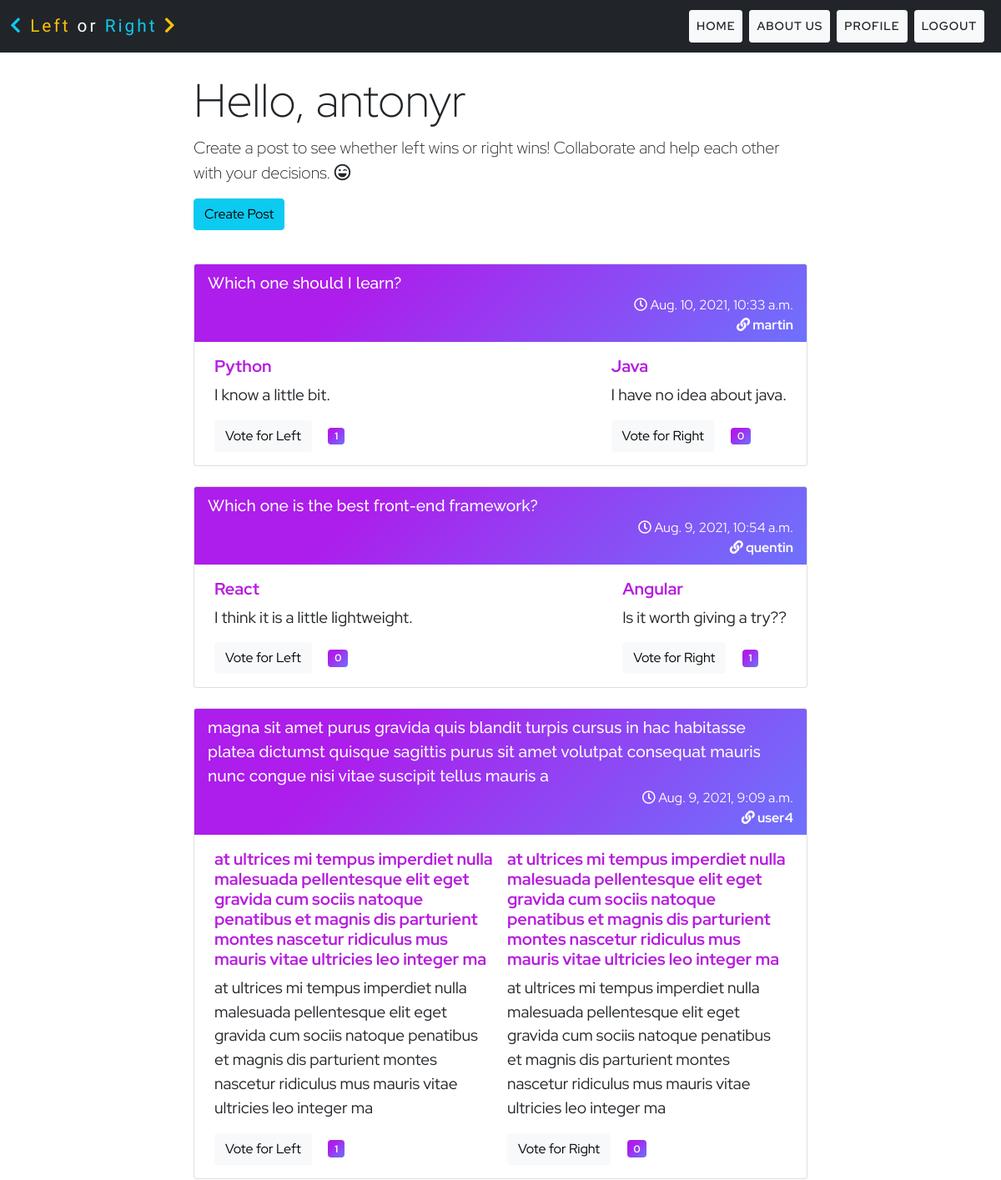
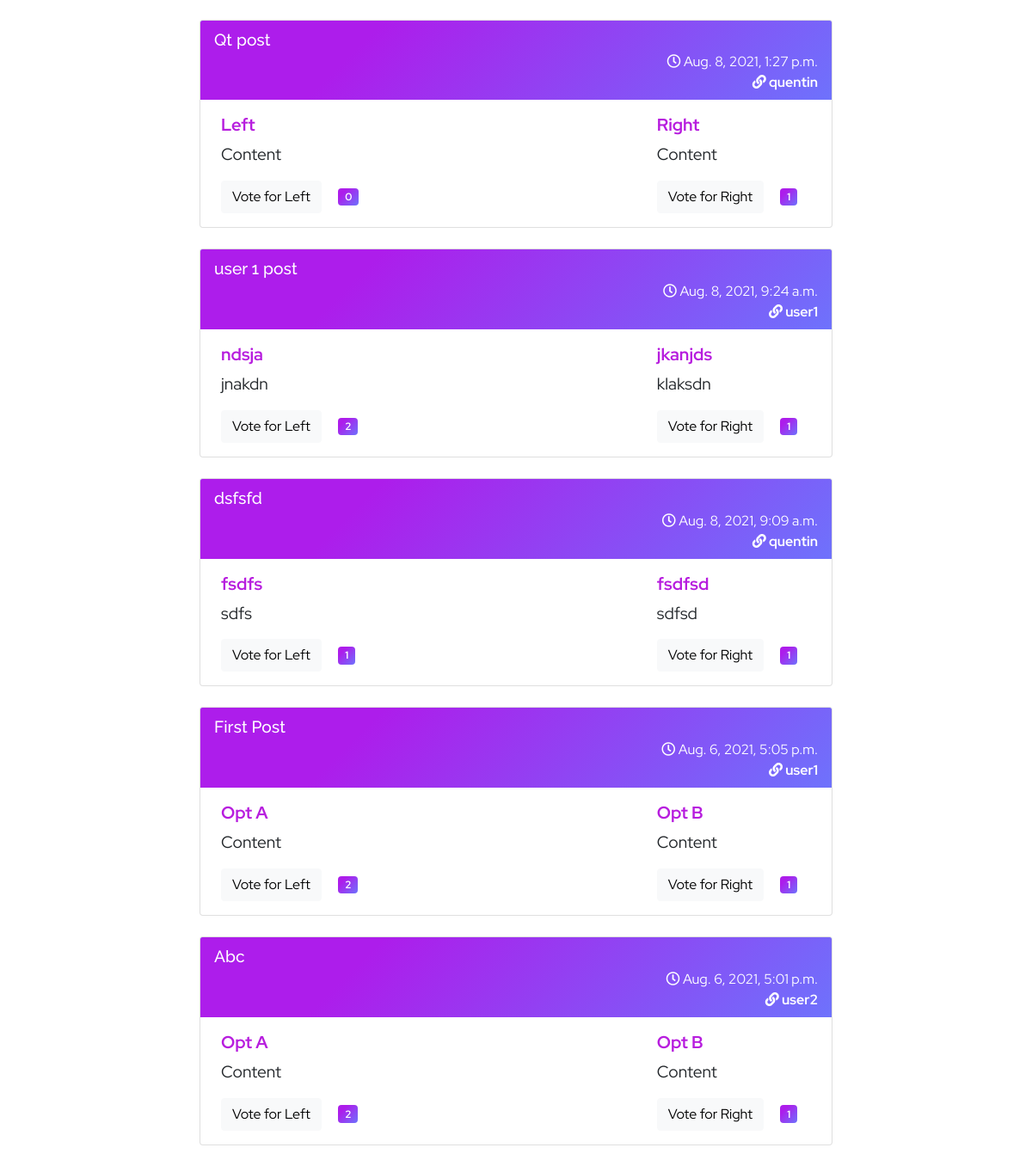
The app's page /home/ (signed in) with its own data (2 pictures, top to bottom).
### feed/models.py (models this page shows, shortened)
class Post(models.Model):
    title = models.CharField(max_length=250)
    datetime = models.DateTimeField(default=timezone.now)
    uname = models.ForeignKey(User, on_delete=models.CASCADE)
    left_title = models.CharField(max_length=200, default='')
    left_content = models.CharField(max_length=200, default='')
    left_vote = models.ManyToManyField(User, blank=True, related_name='left_vote')
    right_title = models.CharField(max_length=200, default='')
    right_content = models.CharField(max_length=200, default='')
    right_vote = models.ManyToManyField(User, blank=True, related_name='right_vote')

### feed/views.py (the view)
# urls.py: path('home/', PostListView.as_view(), name='home'),
class PostListView(LoginRequiredMixin, ListView):
    model = Post
    template_name = 'feed/home.html'
    ordering = ['-datetime']

### feed/templates/feed/home.html (shortened to what this page needs)
{% extends 'feed/base.html' %}
{% block content %}
<div class="container">
    <div class="row my-4 justify-content-center">
        <div class="col-md-8">
            <div class="jumbotron">
                <h1 class="display-4">Hello, {{user.username}}</h1>
                <p class="lead">Create a post to see whether left wins or right wins! Collaborate and help each other
                    with your decisions. <i class="far fa-laugh-wink"></i></p>
                <p class="lead">
                    <a class="btn btn-info btn-md" href="{% url 'create_post' %}" role="button">Create Post</a>
                </p>
            </div>
        </div>
    </div>
    {% for post in object_list %}
    <div class="row my-4">
        <div class="col-md-8 mx-auto">
            <div class="card">
                <div class="card-header bg-purple text-white border-white">
                    <div class="post-title">{{post.title}}</div>
                    <div class="text-end date"><i class="far fa-clock"></i> {{post.datetime}}
                        <div><a href="{% url 'public_profile' post.uname.id %}"><i class="fas fa-link"></i>
                                {{post.uname}}</a></div>
                    </div>
                </div>
                <div class="card-body d-flex justify-content-between">
                    <div class="mx-2">
                        <h5 class="card-title text-purple">{{post.left_title}}</h5>
                        <p class="card-text">{{post.left_content}}</p>
                        <form action="{% url 'left_vote_post' post.pk %}" method="POST" class="left-vote-form"
                            id="{{post.id}}">
                            {% if user in post.left_vote.all %}
                            <button class="btn btn-purple" id="left-vote-btn{{post.id}}" type="submit">Vote for Left</button>
                            <div id="left-vote-count{{post.id}}"
                                class="badge bg-purple mx-3">{{post.left_vote.count}}</div>
                            {% else %}
                            <button class="btn btn-light" id="left-vote-btn{{post.id}}" type="submit">Vote for Left</button>
                            <div id="left-vote-count{{post.id}}"
                                class="badge bg-purple mx-3">{{post.left_vote.count}}</div>
                            {% endif %}
                        </form>
                    </div>
                    <div class="mx-2">
                        <h5 class="card-title text-purple">{{post.right_title}}</h5>
                        <p class="card-text">{{post.right_content}}</p>
                        <form action="{% url 'right_vote_post' post.pk %}" class="right-vote-form" method="POST"
                            id="{{post.id}}">
                            {% if user in post.right_vote.all %}
                            <button class="btn btn-purple" id="right-vote-btn{{post.id}}" type="submit">Vote for Right</button>
                            <div id="right-vote-count{{post.id}}"
                                class="badge bg-purple mx-3">{{post.right_vote.count}}</div>
                            {% else %}
                            <button class="btn btn-light" id="right-vote-btn{{post.id}}" type="submit">Vote for Right</button>
                            <div id="right-vote-count{{post.id}}"
                                class="badge bg-purple mx-3">{{post.right_vote.count}}</div>
                            {% endif %}
                        </form>
                    </div>
                </div>
            </div>
        </div>
    </div>
    {% endfor %}
</div>
{% endblock %}

### feed/static/css/main.css (style rules this page uses)
.jumbotron { font-family: 'Red Hat Display', sans-serif; }
.card { font-family: 'Red Hat Display', sans-serif; }
.post-title { font-size: 1.2em; font-family: 'Raleway', sans-serif; font-weight: 500; }
.date { color: white; }
.date a { text-decoration: none; font-weight: bold; color: #fff; }
.bg-purple { background-color: #6e72fc; background-image: linear-gradient(315deg, #6e72fc 0%, #ad1deb 74%); }
.text-purple { color: #B71DDE; }
.card-title { font-weight: bold; }
p { font-size: 1.2em; }

### records on screen
Post: title "Which one should I learn?", datetime "Aug. 10, 2021, 10:33 a.m.", uname "martin", left_title "Python", left_content "I know a little bit.", left_vote.count "1", right_title "Java", right_content "I have no idea about java.", right_vote.count "0"
Post: title "Which one is the best front-end framework?", datetime "Aug. 9, 2021, 10:54 a.m.", uname "quentin", left_title "React", left_content "I think it is a little lightweight.", left_vote.count "0", right_title "Angular", right_content "Is it worth giving a try??", right_vote.count "1"
Post: title "magna sit amet purus gravida quis blandit turpis cursus in hac habitasse platea dictumst quisque sagittis purus sit amet volutpat consequat mauris nunc congue nisi vitae suscipit tellus mauris a", datetime "Aug. 9, 2021, 9:09 a.m.", uname "user4", left_title "at ultrices mi tempus imperdiet nulla malesuada pellentesque elit eget gravida cum sociis natoque penatibus et magnis dis parturient montes nascetur ridiculus mus mauris vitae ultricies leo integer ma", left_content "at ultrices mi tempus imperdiet nulla malesuada pellentesque elit eget gravida cum sociis natoque penatibus et magnis dis parturient montes nascetur ridiculus mus mauris vitae ultricies leo integer ma", left_vote.count "1", right_title "at ultrices mi tempus imperdiet nulla malesuada pellentesque elit eget gravida cum sociis natoque penatibus et magnis dis parturient montes nascetur ridiculus mus mauris vitae ultricies leo integer ma", right_content "at ultrices mi tempus imperdiet nulla malesuada pellentesque elit eget gravida cum sociis natoque penatibus et magnis dis parturient montes nascetur ridiculus mus mauris vitae ultricies leo integer ma", right_vote.count "0"
Post: title "Qt post", datetime "Aug. 8, 2021, 1:27 p.m.", uname "quentin", left_title "Left", left_content "Content", left_vote.count "0", right_title "Right", right_content "Content", right_vote.count "1"
Post: title "user 1 post", datetime "Aug. 8, 2021, 9:24 a.m.", uname "user1", left_title "ndsja", left_content "jnakdn", left_vote.count "2", right_title "jkanjds", right_content "klaksdn", right_vote.count "1"
Post: title "dsfsfd", datetime "Aug. 8, 2021, 9:09 a.m.", uname "quentin", left_title "fsdfs", left_content "sdfs", left_vote.count "1", right_title "fsdfsd", right_content "sdfsd", right_vote.count "1"
Post: title "First Post", datetime "Aug. 6, 2021, 5:05 p.m.", uname "user1", left_title "Opt A", left_content "Content", left_vote.count "2", right_title "Opt B", right_content "Content", right_vote.count "1"
Post: title "Abc", datetime "Aug. 6, 2021, 5:01 p.m.", uname "user2", left_title "Opt A", left_content "Content", left_vote.count "2", right_title "Opt B", right_content "Content", right_vote.count "1"

### other values on screen
{{ user.username }} "antonyr"
